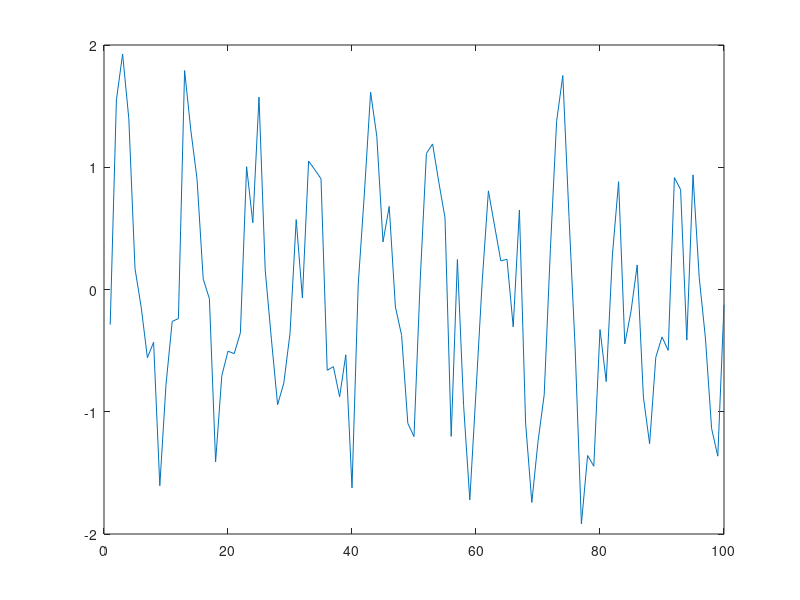

Write MATLAB code to recreate this figure. (Note: this script raises an error after producing the figure.)
Fs = 100;
T  = 1/Fs;
t  = 0:T:1-T;
% generate signal
s  = sin(2 * pi * 10 * t);
% generate noise
noise = 0.5 * randn(size(t));
% input signal with random noise
x = s + noise;

plot(x)
shg
plot(x)

% low pass filter
d = designfilt('lowpassfir','FilterOrder',5,'CutOffFrequency',11,'SampleRate',Fs);

% output - filtered waveform
y = filter(d,x)

plot(y)

plot(X), hold on; plot(y)
